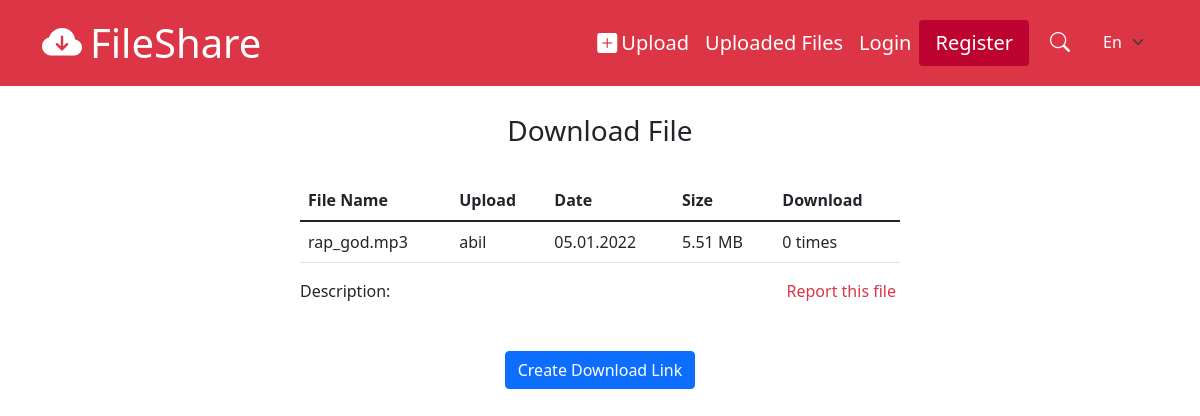
The app's page /files/info/179 with its own data.
### tables this page shows
CREATE TABLE `fileinfo` (
  `id` int(11) NOT NULL,
  `file_id` int(11) NOT NULL,
  `storage_id` int(11) DEFAULT NULL,
  `download_count` int(11) NOT NULL DEFAULT 0,
  `status` int(11) NOT NULL DEFAULT 0,
  `old_status` int(11) DEFAULT NULL,
  `password` varchar(255) DEFAULT NULL,
  `description` varchar(255) DEFAULT NULL
);

CREATE TABLE `file` (
  `id` int(11) NOT NULL,
  `name` varchar(255) NOT NULL,
  `path` varchar(255) NOT NULL,
  `size` varchar(255) NOT NULL,
  `created_at` datetime NOT NULL DEFAULT current_timestamp(),
  `type` varchar(255) NOT NULL
);

CREATE TABLE `user` (
  `id` int(11) NOT NULL,
  `name` varchar(255) NOT NULL,
  `username` varchar(255) NOT NULL,
  `email` varchar(255) NOT NULL,
  `password` varchar(255) NOT NULL,
  `birthdate` datetime DEFAULT NULL,
  `gender` int(11) DEFAULT NULL,
  `created_at` datetime NOT NULL DEFAULT current_timestamp(),
  `status` int(11) NOT NULL
);

### app/libraries/Core.php (called while the page is built, shortened)
<?php
    class Core{
        protected $currentMethod = 'index';
        protected $params = [];
        public function __construct()
        {
            $url = $this->getUrl();
            if(isset($url[0]) && file_exists('../app/controllers/' . $url[0] . '.php')){
                unset($url[0]);
            }
            $this->currentController = new $this->currentController;
            if(isset($url[1])){
                if(method_exists($this->currentController, $url[1])){
                    $this->currentMethod = $url[1];
                    unset($url[1]);
                }
                $this->params = $url ? array_values($url) : [];
            }
            call_user_func_array([ $this->currentController, $this->currentMethod ], $this->params);
        }
        public function getUrl(){
            if(isset($_GET['url'])){
                $url = rtrim($_GET['url'], '/');
                $url = filter_var($url, FILTER_SANITIZE_URL);
                $url = explode('/', $url);
                return $url;
            }
        }
    }

### public/index.php (called while the page is built, shortened)
<?php
    new Core();

### app/libraries/Database.php (called while the page is built, shortened)
<?php
    class Database{
        private $dbh;
        private $stmt;
        public function __construct($host, $user, $pass, $dbname){
            $dsn = 'mysql:host=' . $host . ';dbname=' . $dbname;
            $options = [
                PDO::ATTR_PERSISTENT => true,
                PDO::ATTR_ERRMODE => PDO::ERRMODE_EXCEPTION,
                PDO::ATTR_DEFAULT_FETCH_MODE => PDO::FETCH_OBJ,
            ];
            try{
                $this->dbh = new PDO($dsn, $user, $pass, $options);
            }catch(PDOException $e){
                $this->error = $e->getMessage();
                echo $this->error;
            }
        }
        public function query($sql){
            $this->stmt = $this->dbh->prepare($sql);
        }
        public function bind($param, $value, $type = null){
            if(is_null($type)){
                switch(true){
                    default:
                        $type = PDO::PARAM_STR;
                }
            }
            $this->stmt->bindValue($param, $value, $type);
        }
        public function execute(){
            return $this->stmt->execute();
        }
        public function single(){
            $this->execute();
            return $this->stmt->fetch();
        }
    }

### app/models/FileInfo.php (called while the page is built, shortened)
<?php
    class FileInfo extends Model{
        public function getFileInfoById($id){
            $sql = "SELECT *,`fileinfo`.`id` AS `fileinfo_id`,
                             `file`.`created_at` AS `file_created_at`,
                             `file`.`id` AS `file_id`,
                              `file`.`name` AS `file_name`,
                              `fileinfo`.`password` AS `fileinfo_password`,
                              `fileinfo`.`status` AS `fileinfo_status`
                                            FROM `fileinfo` INNER JOIN `file`
                                                    ON `file`.`id` = `fileinfo`.`file_id`
                                            WHERE `fileinfo`.`id` = :id";
            $this->db->query($sql);
            $this->db->bind(':id', $id);
            $this->db->execute();
            $rec = $this->db->single();
            if($rec){
                if(!is_null($rec->storage_id)){
                    $sql = 'SELECT *,`fileinfo`.`id` AS `fileinfo_id`,
                                     `file`.`created_at` AS `file_created_at`,
                                     `file`.`name` AS `file_name`,
                                  `fileinfo`.`password` AS `fileinfo_password`,
                                    `fileinfo`.`status` AS `fileinfo_status`
                                                        FROM `fileinfo` INNER JOIN `file`
                                                        ON `file`.`id` = `fileinfo`.`file_id`
                                                     INNER JOIN `userstorage`
                                                        ON `userstorage`.`id` = `fileinfo`.`storage_id`
                                                     INNER JOIN `user`
                                                        ON `user`.`id` = `userstorage`.`user_id`
                                                        WHERE `fileinfo`.`id` = :id';
                    $this->db->query($sql);
                    $this->db->bind(':id', $id);
                    $this->db->execute();
                    $rec = $this->db->single();
                    return $rec ? $rec : false;
                }
                return $rec;
            }
            return false;
        }
    }

### app/libraries/Model.php (called while the page is built, shortened)
<?php
    class Model{
        public function __construct()
        {
            $this->db = new Database(DB_HOST, DB_USER, DB_PASS, DB_NAME);
        }
    }

### app/helpers/sizing_helper.php (called while the page is built)
<?php
    function formatBytes($bytes, $precision = 2) {
        $units = array('B', 'KB', 'MB', 'GB', 'TB');
        $bytes = max($bytes, 0);
        $pow = floor(($bytes ? log($bytes) : 0) / log(1024));
        $pow = min($pow, count($units) - 1);
        $bytes /= pow(1024, $pow);
        return round($bytes, $precision) . ' ' . $units[$pow];
    }

### app/views/files/info.php (the view, shortened to what this page needs)
<?php require_once APPROOT . '/views/partials/header.php'?>
    <div class="d-flex flex-column justify-content-center align-items-center">
        <h1 class="fs-3 my-4">Download File</h1>
        <div class="w-50 d-flex flex-column">
            <table class="table table-hover mt-2">
                <thead>
                    <tr>
                        <th>File Name</th>
                        <th>Upload</th>
                        <th>Date</th>
                        <th>Size</th>
                        <th>Download</th>
                    </tr>
                </thead>
                <tbody>
                    <tr>
                        <td><?= $data['file']->file_name ?></td>
                        <td><?= property_exists($data['file'], 'username') ? $data['file']->username : 'Guest' ?></td>
                        <td><?= (new DateTime($data['file']->file_created_at))->format('d.m.Y') ?></td>
                        <td><?= formatBytes($data['file']->size) ?></td>
                        <td><?= $data['file']->download_count ?> times</td>
                    </tr>
                </tbody>
            </table>
            <div class="d-grid">
                <div class="row">
                    <div class="col-6">
                        <p class="lead fs-6 d-inline">Description: </p><span><?= $data['file']->description ?></span>
                    </div>
                    <div class="col-6">
                        <a href="javascript:void(0);" class="text-danger float-end me-1" onclick="myModal.show()">Report this file</a>
                    </div>
                </div>
                <div class="row mt-5">
                    <div  class="col text-center">
                        <button id="download-btn" class="btn btn-primary">Create Download Link</button>
                    </div>
                </div>
            </div>
        </div>
    </div>
<?php require_once APPROOT . '/views/partials/footer.php'?>

### public/css/style.css (style rules this page uses)
a { text-decoration: none; }
body, p { margin: 0; }
body::before { display: block; height: 90px; content: ""; }

### records on screen
fileinfo: file.name "rap_god.mp3", user.username "abil", file.created_at "05.01.2022", file.size "5.51 MB", download_count "0"

### other values on screen
SITENAME "FileShare"
